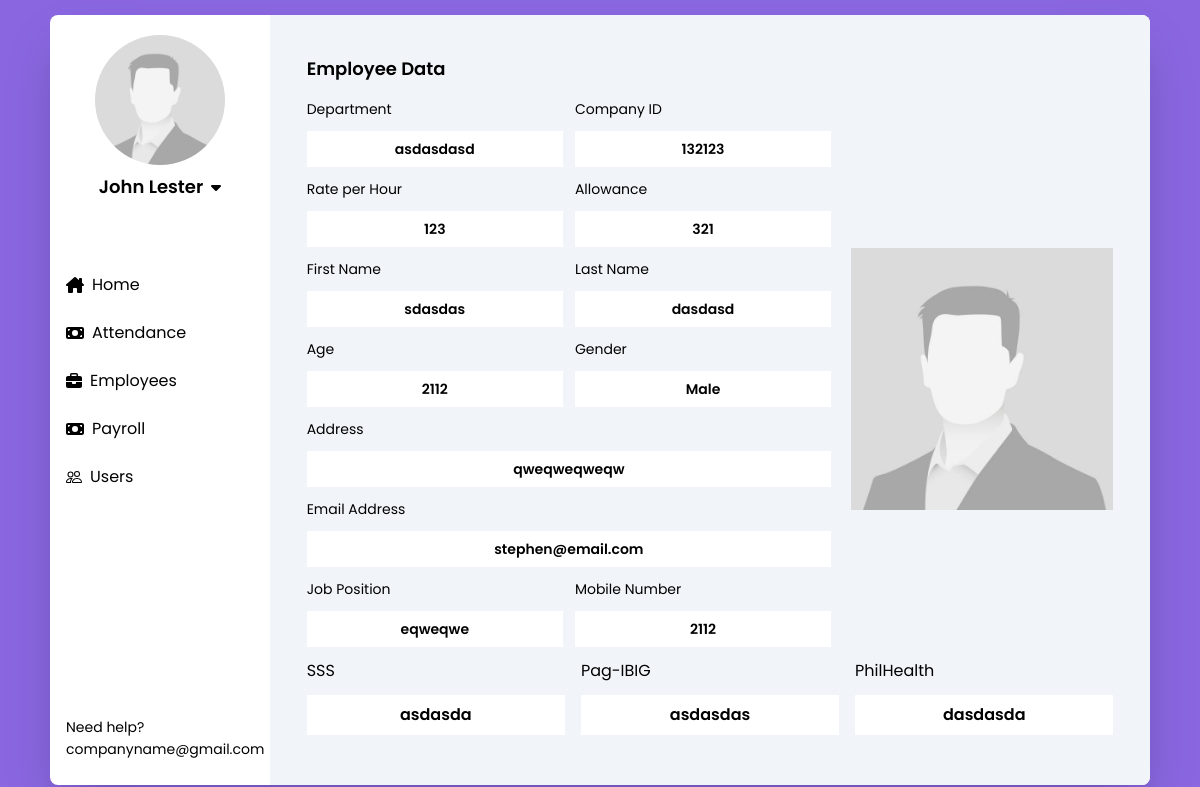
Screenshot of /view.php?c_id=132123 (signed in) with the database file from the repository.
### tables this page shows
CREATE TABLE `employees` (
  `company_id` varchar(100) NOT NULL,
  `id` int(255) NOT NULL,
  `first_name` varchar(255) NOT NULL,
  `last_name` varchar(255) NOT NULL,
  `email` varchar(255) NOT NULL,
  `position` varchar(255) NOT NULL,
  `number` varchar(255) NOT NULL,
  `department` varchar(255) NOT NULL,
  `sss` varchar(100) NOT NULL,
  `pagibig` varchar(100) NOT NULL,
  `philhealth` varchar(100) NOT NULL,
  `age` varchar(20) NOT NULL,
  `sex` varchar(10) NOT NULL,
  `address` varchar(255) NOT NULL,
  `rate_hour` int(11) DEFAULT NULL,
  `allowance` int(11) NOT NULL
);

### public/functions.php (called while the page is built, shortened)
<?php
function isUserAdmin($con, $email){
    $lookUp = "SELECT * FROM users WHERE email = ?";
    $stmt = mysqli_prepare($con, $lookUp);
    mysqli_stmt_bind_param($stmt, "s", $email);
    mysqli_stmt_execute($stmt);
    $result = mysqli_stmt_get_result($stmt);
    $row = mysqli_fetch_assoc($result);
    if ($row['type']==1){
        return true;
    }
    return false;
}
?>

### public/view.php (the view, shortened to what this page needs)
<?php
    include 'database/db.php';
    include 'functions.php';
    if (isset($_SESSION["user_email"])) {
        $user_email = $_SESSION["user_email"];
        $user_name = $_SESSION["user_name"];
    }
    $c_id = isset($_GET['c_id']) ? intval($_GET['c_id']) : 0;
    $lookUp = "SELECT * FROM employees WHERE company_id = " . $c_id;
    $lookUpQuery = mysqli_query($con, $lookUp);
    $row = mysqli_fetch_assoc($lookUpQuery);
?>
<!DOCTYPE html>
<html lang="en">
<head>
    <link rel="stylesheet" href="style.css">
    <link rel="stylesheet" href="style.css">
</head>
<body class="grid place-items-center min-h-screen bg-main-2">
    <div class="w-11/12 flex bg-white shadow-2xl rounded-lg">
        <div class="w-[20%]">
        <div class="flex flex-col items-center py-5 mb-10">
                <img src="../src/img/dp.jpg" alt="" width="130" height="130" class="rounded-[50%] mb-2 bg-main">
                <div class="flex items-center gap-2">
                    <p class="text-lg font-semibold"><?php echo $user_name ?></p>
                    <button id="toggle" onclick="toggleLogout()">
                    </button>
                </div>
            </div>
            <div class="flex flex-col mb-48">
                <button onclick="window.location.href='dashboard.php'" class="w-full text-left flex items-center gap-2 hover:bg-main-2 hover:text-white px-4 py-3 transition-all"><p>Home</p></button>
                <button onclick="window.location.href='attendance.php'" class="w-full text-left flex items-center gap-2 hover:bg-main-2 hover:text-white px-4 py-3 transition-all"><p>Attendance</p></button>
                <button onclick="window.location.href='add_employee.php'" class="w-full text-left flex items-center gap-2 hover:bg-main-2 hover:text-white px-4 py-3 transition-all"><p>Employees</p></button>
                <button onclick="window.location.href='payroll.php'" class="w-full text-left flex items-center gap-2 hover:bg-main-2 hover:text-white px-4 py-3 transition-all"><p>Payroll</p></button>
                <?php if (isUserAdmin($con, $user_email)==1) { ?>
                <button onclick="window.location.href='users.php'" class="w-full text-left flex items-center gap-2 hover:bg-main-2 hover:text-white px-4 py-3 transition-all"><p>Users</p></button>
                <?php } ?>
            </div>
            <div class="px-4 py-6">
                <p class=" text-sm">Need help?</p>
                <a href="#" class="text-sm">companyname@gmail.com</a>
            </div>
        </div>
        <div class="bg-slate-100 rounded-tr-lg rounded-br-lg w-[80%]">
            <div class="w-11/12 mx-auto mt-10">
                <h1 class="mb-4 text-lg font-semibold">Employee Data</h1>
                <div class="w-full flex gap-5 text-sm">
                    <div class="w-2/3">
                        <div class="w-full mb-3 flex gap-3">
                            <div class="w-1/2">
                                <p class="mb-3">Department</p>
                                <p class="w-full bg-white px-1 py-2 text-center font-semibold"><?php echo $row['department']; ?></p>
                            </div>
                            <div class="w-1/2">
                                <p class="mb-3">Company ID</p>
                                <p class="w-full bg-white px-1 py-2 text-center font-semibold"><?php echo $row['company_id']; ?></p>
                            </div>
                        </div>
                        <div class="w-full mb-3 flex gap-3">
                            <div class="w-1/2">
                                <p class="mb-3">Rate per Hour</p>
                                <p class="w-full bg-white px-1 py-2 text-center font-semibold"><?php echo $row['rate_hour']; ?></p>
                            </div>
                            <div class="w-1/2">
                                <p class="mb-3">Allowance</p>
                                <p class="w-full bg-white px-1 py-2 text-center font-semibold"><?php echo $row['allowance']; ?></p>
                            </div>
                        </div>
                        <div class="flex gap-3 mb-3">
                            <div class="w-2/4">
                                <p class="mb-3">First Name</p>
                                <p class="w-full bg-white px-1 py-2 text-center font-semibold"><?php echo $row['first_name'];?></p>
                            </div>
                            <div class="w-2/4">
                                <p class="mb-3">Last Name</p>
                                <p class="w-full bg-white px-1 py-2 text-center font-semibold"><?php echo $row['last_name'];?></p>
                            </div>
                        </div>
                        <div class="flex gap-3 mb-3">
                            <div class="w-2/4">
                                <p class="mb-3">Age</p>
                                <p class="w-full bg-white px-1 py-2 text-center font-semibold"><?php echo $row['age'];?></p>
                            </div>
                            <div class="w-2/4">
                                <p class="mb-3">Gender</p>
                                <p class="w-full bg-white px-1 py-2 text-center font-semibold"><?php echo $row['sex'];?></p>
                            </div>
                        </div>
                        <div class="w-full mb-3">
                            <p class="mb-3">Address</p>
                            <p class="w-full bg-white px-1 py-2 text-center font-semibold"><?php echo $row['address']; ?></p>
                        </div>
                        <div class="w-full mb-3">
                            <p class="mb-3">Email Address</p>
                            <p class="w-full bg-white px-1 py-2 text-center font-semibold"><?php echo $row['email']; ?></p>
                        </div>
                        <div class="flex gap-3 mb-3">
                            <div class="w-2/4">
                                <p class="mb-3">Job Position</p>
                                <p class="w-full bg-white px-1 py-2 text-center font-semibold"><?php echo $row['position'];?></p>
                            </div>
                            <div class="w-2/4">
                                <p class="mb-3">Mobile Number</p>
                                <p class="w-full bg-white px-1 py-2 text-center font-semibold"><?php echo $row['number'];?></p>
                            </div>
                        </div>
                    </div>
                    <div class="w-2/6 grid place-items-center min-h-fit">
                        <img src="../src/img/dp.jpg" alt="">
                    </div>
                </div>
                <div class="w-full flex justify-between gap-4">
                    <div class="w-2/6">
                        <p class="mb-3">SSS</p>
                        <p class="w-full bg-white px-1 py-2 text-center font-semibold"><?php echo $row['sss'];?></p>
                    </div>
                    <div class="w-2/6">
                        <p class="mb-3">Pag-IBIG</p>
                        <p class="w-full bg-white px-1 py-2 text-center font-semibold"><?php echo $row['pagibig'];?></p>
                    </div>
                    <div class="w-2/6">
                        <p class="mb-3">PhilHealth</p>
                        <p class="w-full bg-white px-1 py-2 text-center font-semibold"><?php echo $row['philhealth'];?></p>
                    </div>
                </div>
            </div>
        </div>
    </div>
</body>
</html>

### public/style.css (style rules this page uses)
html { line-height: 1.5; -webkit-text-size-adjust: 100%; -moz-tab-size: 4; -o-tab-size: 4; tab-size: 4; font-family: ui-sans-serif, system-ui, -apple-system, BlinkMacSystemFont, "Segoe UI", Roboto, "Helvetica Neue", Arial, "Noto Sans", sans-serif, "Apple Color Emoji", "Segoe UI Emoji", "Segoe UI Symbol", "Noto Color Emoji"; font-feature-settings: normal; font-variation-settings: normal; }
body { margin: 0; line-height: inherit; }
h1, h2, h3, h4, h5, h6 { font-size: inherit; font-weight: inherit; }
a { color: inherit; text-decoration: inherit; }
button, input, optgroup, select, textarea { font-family: inherit; font-feature-settings: inherit; font-variation-settings: inherit; font-size: 100%; font-weight: inherit; line-height: inherit; color: inherit; margin: 0; padding: 0; }
button, select { text-transform: none; }
button, [type='button'], [type='reset'], [type='submit'] { -webkit-appearance: button; background-color: transparent; background-image: none; }
blockquote, dl, dd, h1, h2, h3, h4, h5, h6, hr, figure, p, pre { margin: 0; }
button, [role="button"] { cursor: pointer; }
img, svg, video, canvas, audio, iframe, embed, object { display: block; vertical-align: middle; }
img, video { max-width: 100%; height: auto; }
html { font-family: 'Poppins', sans-serif; }
.mx-auto { margin-left: auto; margin-right: auto; }
.mb-10 { margin-bottom: 2.5rem; }
.mb-2 { margin-bottom: 0.5rem; }
.mb-3 { margin-bottom: 0.75rem; }
.mb-4 { margin-bottom: 1rem; }
.mb-48 { margin-bottom: 12rem; }
.mt-10 { margin-top: 2.5rem; }
.flex { display: flex; }
.grid { display: grid; }
.min-h-fit { min-height: -moz-fit-content; min-height: fit-content; }
.min-h-screen { min-height: 100vh; }
.w-1\/2 { width: 50%; }
.w-11\/12 { width: 91.666667%; }
.w-2\/3 { width: 66.666667%; }
.w-2\/4 { width: 50%; }
.w-2\/6 { width: 33.333333%; }
.w-\[20\%\] { width: 20%; }
.w-\[80\%\] { width: 80%; }
.w-full { width: 100%; }
.flex-col { flex-direction: column; }
.place-items-center { place-items: center; }
.items-center { align-items: center; }
.justify-between { justify-content: space-between; }
.gap-2 { gap: 0.5rem; }
.gap-3 { gap: 0.75rem; }
.gap-4 { gap: 1rem; }
.gap-5 { gap: 1.25rem; }
.rounded-\[50\%\] { border-radius: 50%; }
.rounded-lg { border-radius: 0.5rem; }
.rounded-br-lg { border-bottom-right-radius: 0.5rem; }
.rounded-tr-lg { border-top-right-radius: 0.5rem; }
.bg-main { --tw-bg-opacity: 1; background-color: rgb(99 52 215 / var(--tw-bg-opacity)); }
.bg-main-2 { --tw-bg-opacity: 1; background-color: rgb(138 103 225 / var(--tw-bg-opacity)); }
.bg-slate-100 { --tw-bg-opacity: 1; background-color: rgb(241 245 249 / var(--tw-bg-opacity)); }
.bg-white { --tw-bg-opacity: 1; background-color: rgb(255 255 255 / var(--tw-bg-opacity)); }
.px-1 { padding-left: 0.25rem; padding-right: 0.25rem; }
.px-4 { padding-left: 1rem; padding-right: 1rem; }
.py-2 { padding-top: 0.5rem; padding-bottom: 0.5rem; }
.py-3 { padding-top: 0.75rem; padding-bottom: 0.75rem; }
.py-5 { padding-top: 1.25rem; padding-bottom: 1.25rem; }
.py-6 { padding-top: 1.5rem; padding-bottom: 1.5rem; }
.text-left { text-align: left; }
.text-center { text-align: center; }
.text-lg { font-size: 1.125rem; line-height: 1.75rem; }
.text-sm { font-size: 0.875rem; line-height: 1.25rem; }
.font-semibold { font-weight: 600; }
.shadow-2xl { --tw-shadow: 0 25px 50px -12px rgb(0 0 0 / 0.25); --tw-shadow-colored: 0 25px 50px -12px var(--tw-shadow-color); box-shadow: var(--tw-ring-offset-shadow, 0 0 #0000), var(--tw-ring-shadow, 0 0 #0000), var(--tw-shadow); }
.transition-all { transition-property: all; transition-timing-function: cubic-bezier(0.4, 0, 0.2, 1); transition-duration: 150ms; }

### rows the page displays
employees: department "asdasdasd", company "132123", rate_hour "123", allowance "321", first_name "sdasdas", last_name "dasdasd", age "2112", sex "Male", address "qweqweqweqw", email "stephen@email.com", position "eqweqwe", number "2112", sss "asdasda", pagibig "asdasdas", philhealth "dasdasda"

### other values shown
$user_name "John Lester"
